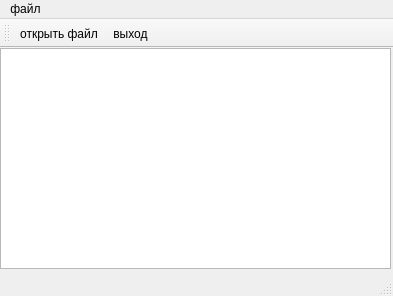
<?xml version="1.0" encoding="UTF-8"?>
<ui version="4.0">
 <class>MainWindow</class>
 <widget class="QMainWindow" name="MainWindow">
  <property name="geometry">
   <rect>
    <x>0</x>
    <y>0</y>
    <width>393</width>
    <height>296</height>
   </rect>
  </property>
  <property name="windowTitle">
   <string>MainWindow</string>
  </property>
  <widget class="QWidget" name="centralwidget">
   <widget class="QTextEdit" name="textEdit">
    <property name="geometry">
     <rect>
      <x>0</x>
      <y>0</y>
      <width>391</width>
      <height>221</height>
     </rect>
    </property>
   </widget>
  </widget>
  <widget class="QMenuBar" name="menubar">
   <property name="geometry">
    <rect>
     <x>0</x>
     <y>0</y>
     <width>393</width>
     <height>20</height>
    </rect>
   </property>
   <widget class="QMenu" name="menu">
    <property name="title">
     <string>файл</string>
    </property>
    <addaction name="actionOpen"/>
    <addaction name="separator"/>
    <addaction name="actionQuit"/>
   </widget>
   <addaction name="menu"/>
  </widget>
  <widget class="QStatusBar" name="statusbar"/>
  <widget class="QToolBar" name="toolBar">
   <property name="windowTitle">
    <string>toolBar</string>
   </property>
   <attribute name="toolBarArea">
    <enum>TopToolBarArea</enum>
   </attribute>
   <attribute name="toolBarBreak">
    <bool>false</bool>
   </attribute>
   <addaction name="actionOpen"/>
   <addaction name="actionQuit"/>
  </widget>
  <action name="actionOpen">
   <property name="icon">
    <iconset resource="res.qrc">
     <normaloff>:/fileopen.png</normaloff>:/fileopen.png</iconset>
   </property>
   <property name="text">
    <string>открыть файл</string>
   </property>
   <property name="shortcut">
    <string>Ctrl+O</string>
   </property>
  </action>
  <action name="actionQuit">
   <property name="icon">
    <iconset resource="res.qrc">
     <normaloff>:/exit.png</normaloff>:/exit.png</iconset>
   </property>
   <property name="text">
    <string>выход</string>
   </property>
   <property name="shortcut">
    <string>Esc</string>
   </property>
  </action>
 </widget>
 <resources>
  <include location="res.qrc"/>
 </resources>
 <connections>
  <connection>
   <sender>actionQuit</sender>
   <signal>triggered()</signal>
   <receiver>MainWindow</receiver>
   <slot>close()</slot>
   <hints>
    <hint type="sourcelabel">
     <x>-1</x>
     <y>-1</y>
    </hint>
    <hint type="destinationlabel">
     <x>196</x>
     <y>147</y>
    </hint>
   </hints>
  </connection>
 </connections>
</ui>
